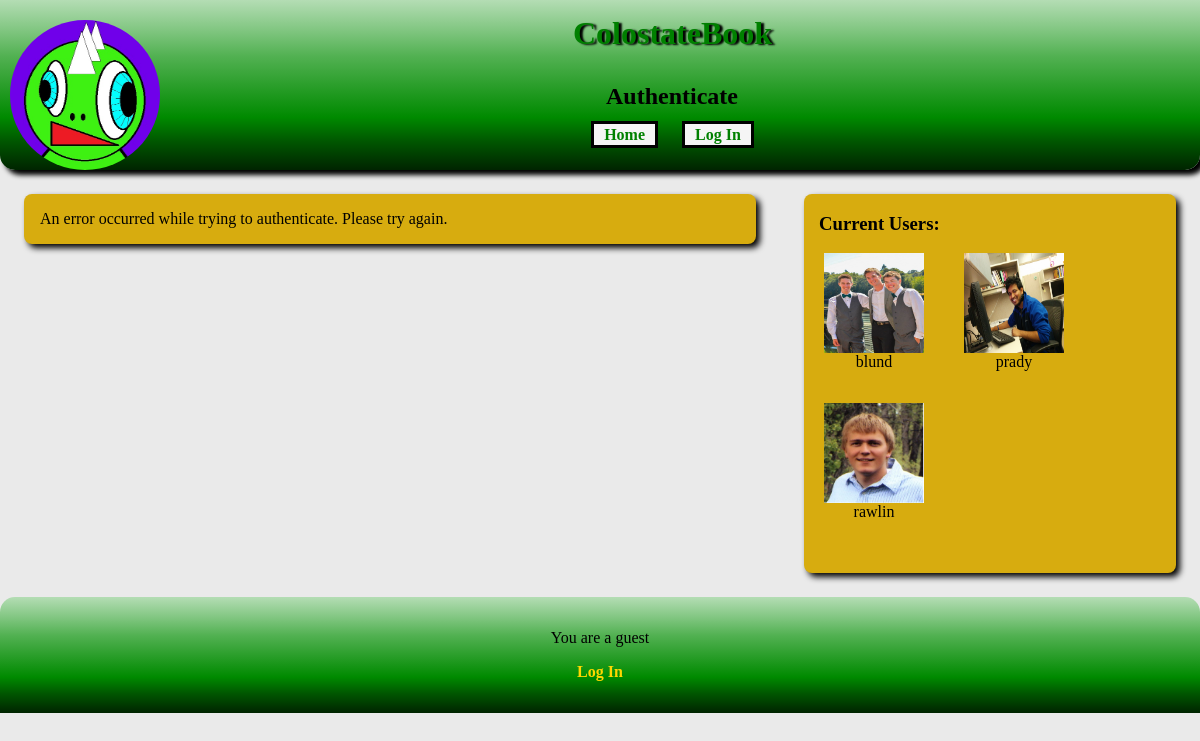
The page /authenticate.php on the database its author committed.
### tables this page shows
CREATE TABLE users (username varchar(255) unique primary key, password varchar(255), name varchar(255), gender varchar(6), phone varchar(20), email varchar(255), admin boolean, pictureLocation varchar(255) , bio varchar(255));

### helpers.php (called while the page is built, shortened)
<?php
function makeNewUser($uname, $pass, $name, $sex, $number, $mail, $privileges, $picture, $friends, $pending, $bio) {
	$u = new User();
	$u->username = $uname;
	$u->passwd  = $pass;
	$u->name  = $name;
	$u->gender = $sex;
	$u->phone  = $number;
	$u->email  = $mail;
	$u->admin  = $privileges;
	$u->pic = $picture;
	$u->friends = $friends;
	$u->pending = $pending;
	$u->bio = $bio;
	return $u;
}
function readUsers() {
	$q = new Querries();
	$db = $q->getDB();
	$array = $db->query($q->GET_ALL_USER_NAMES);
	$retVal=array();
  	while($res = $array->fetchArray())
	{
		$user = getUser($res["username"]);
        	array_push($retVal, $user);
        }
	return $retVal;
}
function getUser($uname) {
	$q = new Querries();
	$db = $q->getDB();
	$array = $db->query(sprintf($q->GET_USER, $uname));
	$res = $array->fetchArray();
  	$user = makeNewUser($res["username"],$res["password"],$res["name"],$res["gender"],$res["phone"],$res["email"],$res["admin"],$res["pictureLocation"], array(), array(), $res["bio"]);
	$user->friends = getFriends($uname);
	$user->pending = getRequests($uname);
	return $user;
}
function getFriends($uname){
	if($uname == 'guest') return array();
	$q = new Querries();
	$db = $q->getDB();
	$array = $db->query(sprintf($q->GET_USER_FRIENDS, $uname));
	$friends=array();
	while($res = $array->fetchArray())
	{
		$user = $res["friend"];
		array_push($friends,$user);
	}
	return $friends;
}
function getRequestUsers($uname){
	$q = new Querries();
	$db = $q->getDB();
	$array = $db->query(sprintf($q->GET_PENDING_REQUESTS, $uname));
	$requests=array();
	return $requests;
}
function getRequests($uname)
{
	$requests = array();
	foreach(getRequestUsers($uname) as $usr){
		$requests[$usr->username]=$usr->username;
	}
	return $requests;
}
function isPendingUser($username) {
	$q= new Querries();
	$db = $q->getDB();
	$res = $db->query(sprintf($q->IS_PENDING_USER, $username));
	if(!($res instanceof Sqlite3Result))
	{
		return false;
	}
	else {
		$array = $res->fetchArray();
		if ($array) {
			return true;
		}
		else {
			return false;
		}
	}
}
?>

### userList.php (the view, shortened to what this page needs)
<div class="users">
	<div id="friends">
	<h3>Current Users:</h3>
	<?php
	$users = readUsers();
	foreach($users as $u){
		if (!isPendingUser($u->username)) {
		$uname = $u->username;
		$picture = $u->pic;
		if(!in_array($u->username, getFriends($_SESSION['username']))){?>
		<div class="user">
			<?php echo '<a href="profile.php?uname='.$uname.'"><img class="thumbnails" src="'.$picture.'" alt="user1" /></a>'; ?>
			<?php echo $uname ?>
		</div>
	<?php
	}
	}
	}
	?>
	</div>
</div>

### style.css (style rules this page uses)
a { text-decoration: none; }
h3 { margin-left:15px; }
html { min-height:530px; }
body { padding:0px; margin:0px; width:100%; height:100%; font-family:Times; background-color: #EAEAEA; }
img.thumbnails { width: 100px; height: 100px; margin-left: auto; margin-right:auto; display:block; }
.user { width: 140px; height: 150px; text-align: center; float:left; overflow:auto; }
.users { width:31%; margin:2%; padding-bottom:20px; background-color:#D7AC0F; float:left; overflow: auto; border-radius: 8px; box-shadow: 4px 4px 6px; }
a:link { font-weight: bold; color: gold; }
#friends { width: 100%; float:left; }

### rows shown on the page
users: pictureLocation (picture), uname "blund"
users: pictureLocation (picture), uname "prady"
users: pictureLocation (picture), uname "rawlin"

### other values the page prints
$pageTitle "Authenticate"
$status "Log In"
